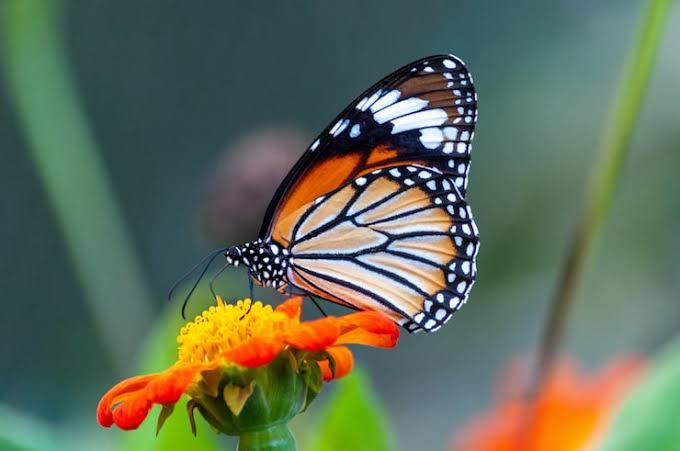
#> input picture LAB/Input/ex11.jpg, 680 x 451 px, found by its file name
$ python e11.py
#> lines starting #> are read from the running program, lines starting #| are printed output that depends on the picture
import cv2
import numpy as np

# Read image
img = cv2.imread("./Input/ex11.jpg")
#> img is the input picture: shape (451, 680, 3); mean B, G, R 89.9, 109.4, 97.3

# Original and transformed points
pts1 = np.float32([[50, 50], [200, 50], [50, 200]])
pts2 = np.float32([[30, 70], [220, 50], [70, 220]])

# Affine transformation
matrix = cv2.getAffineTransform(pts1, pts2)
result = cv2.warpAffine(img, matrix, (img.shape[1], img.shape[0]))
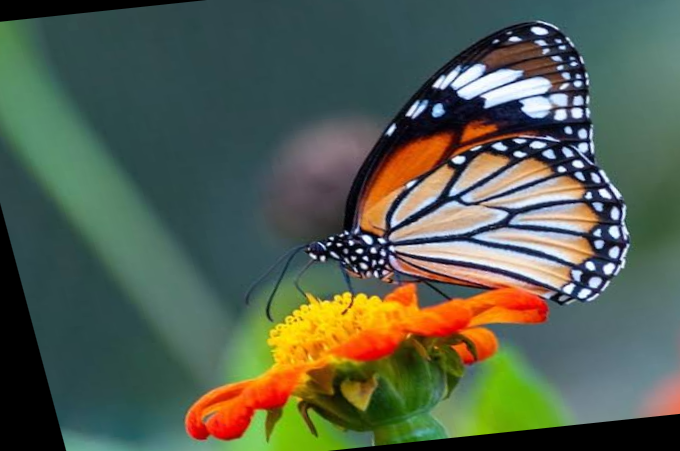
#> result: shape (451, 680, 3); mean B, G, R 79, 95.2, 85.1

# Display
cv2.imshow("Original", img)
cv2.imshow("Affine Transform", result)
cv2.waitKey(0)
cv2.destroyAllWindows()

$ run again, with LAB/Input/ex1.jpg copied over LAB/Input/ex11.jpg
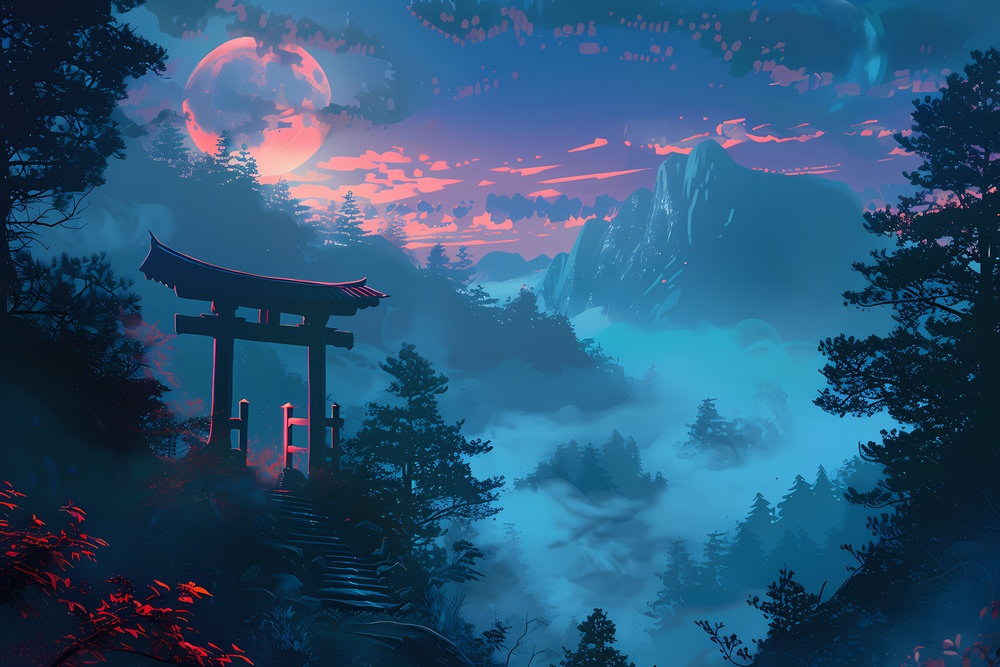
#> input picture LAB/Input/ex1.jpg, 1000 x 667 px, shrunk from 5376 x 3584 before the run, found by its file name
#> img is the input picture: shape (667, 1000, 3); mean B, G, R 117.6, 84.1, 42.4
#> `result = cv2.warpAffine(img, matrix, (img.shape[1], img.shape[0]))`:
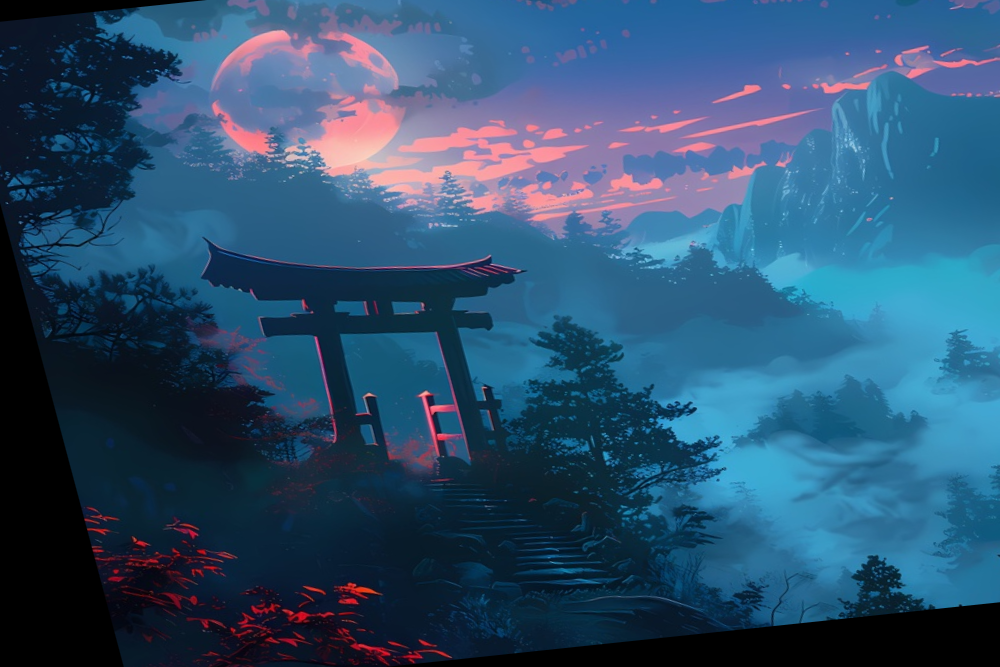
#> result: shape (667, 1000, 3); mean B, G, R 111.2, 80.4, 44.8

$ run again, with LAB/Input/ex10.jpg copied over LAB/Input/ex11.jpg
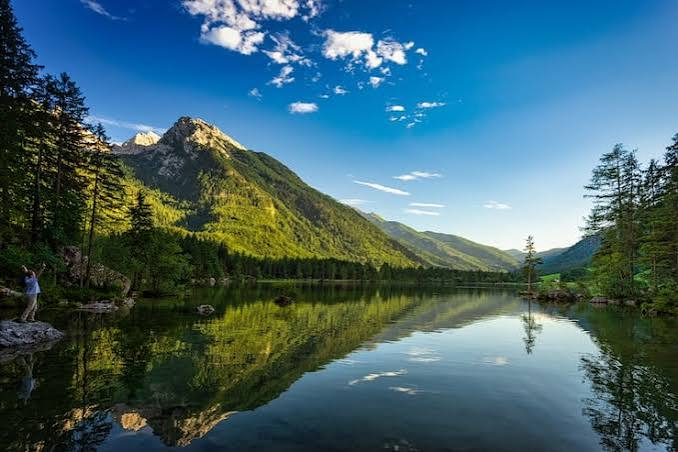
#> input picture LAB/Input/ex10.jpg, 678 x 452 px, found by its file name
#> img is the input picture: shape (452, 678, 3); mean B, G, R 110.2, 101.1, 67.4
#> `result = cv2.warpAffine(img, matrix, (img.shape[1], img.shape[0]))`:
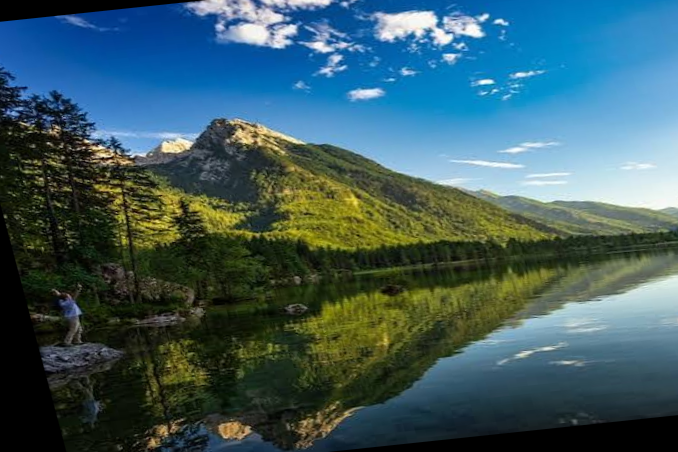
#> result: shape (452, 678, 3); mean B, G, R 97.4, 91.4, 60.9

$ run again, with LAB/Input/ex12.jpg copied over LAB/Input/ex11.jpg
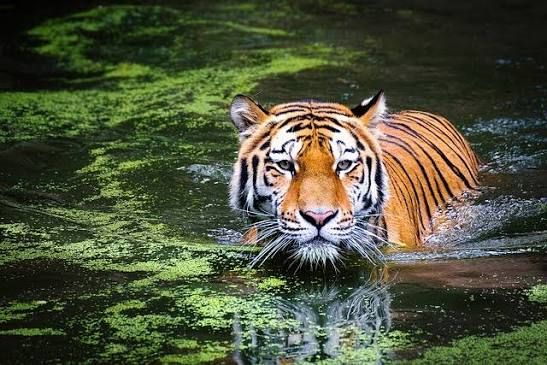
#> input picture LAB/Input/ex12.jpg, 547 x 365 px, found by its file name
#> img is the input picture: shape (365, 547, 3); mean B, G, R 59.3, 83.1, 77.5
#> `result = cv2.warpAffine(img, matrix, (img.shape[1], img.shape[0]))`:
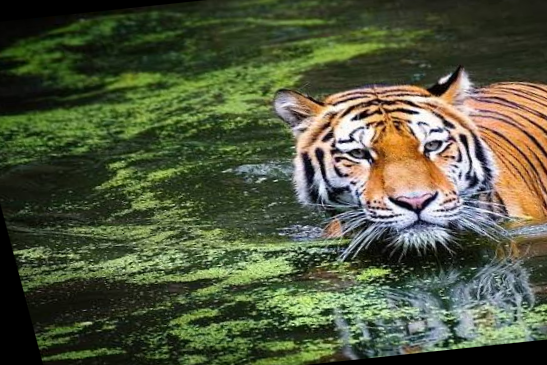
#> result: shape (365, 547, 3); mean B, G, R 61.9, 88.3, 81.3
